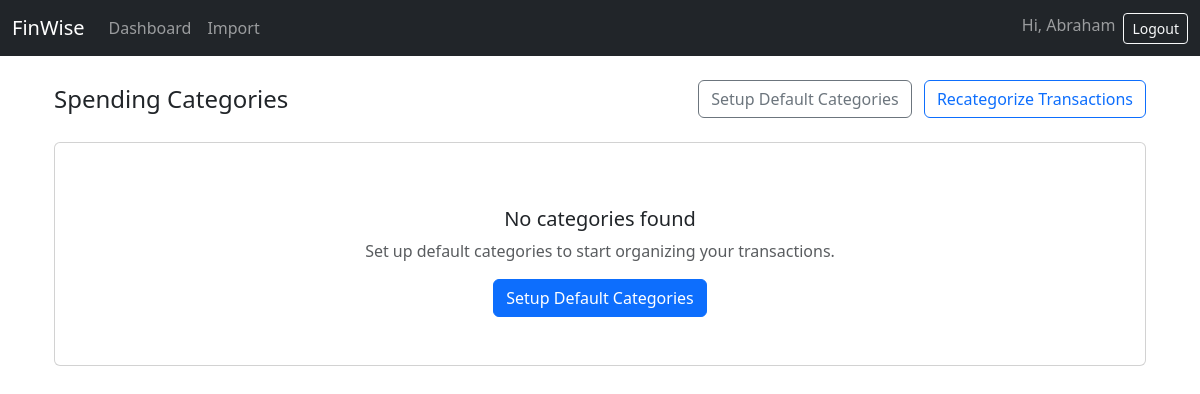
/categories/ (signed in), run on an earlier commit of the app's database.
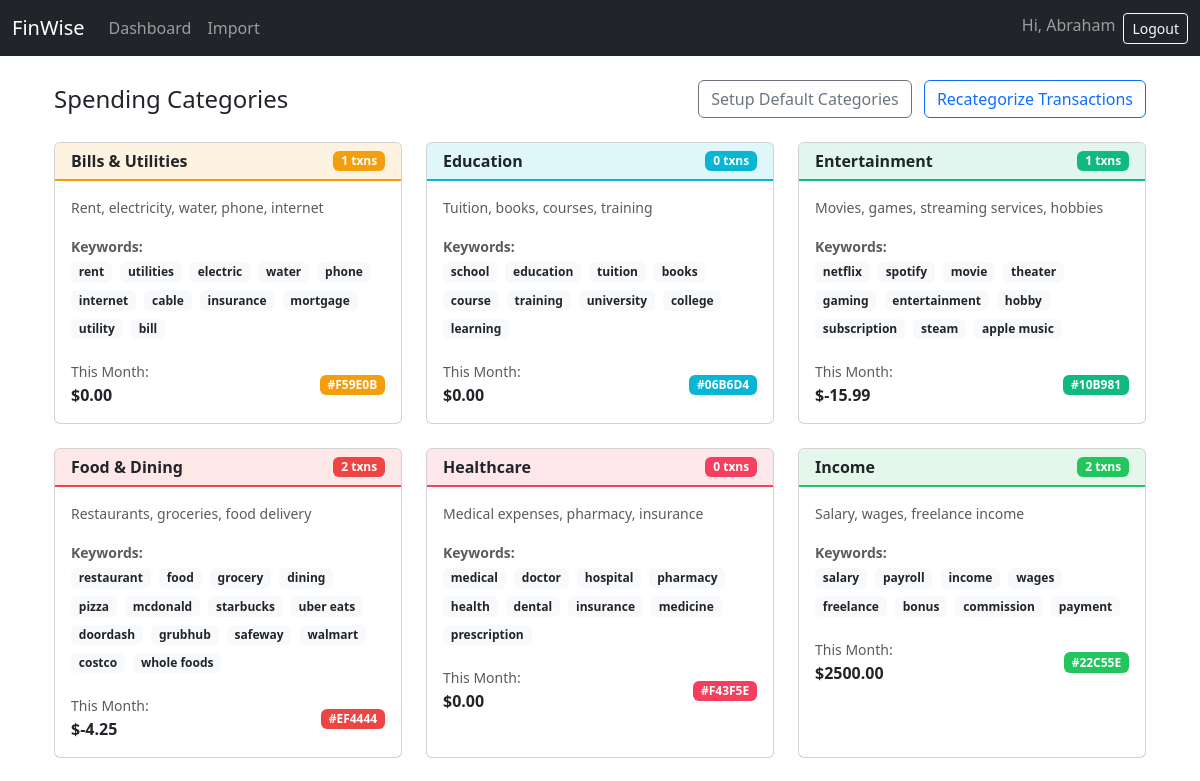
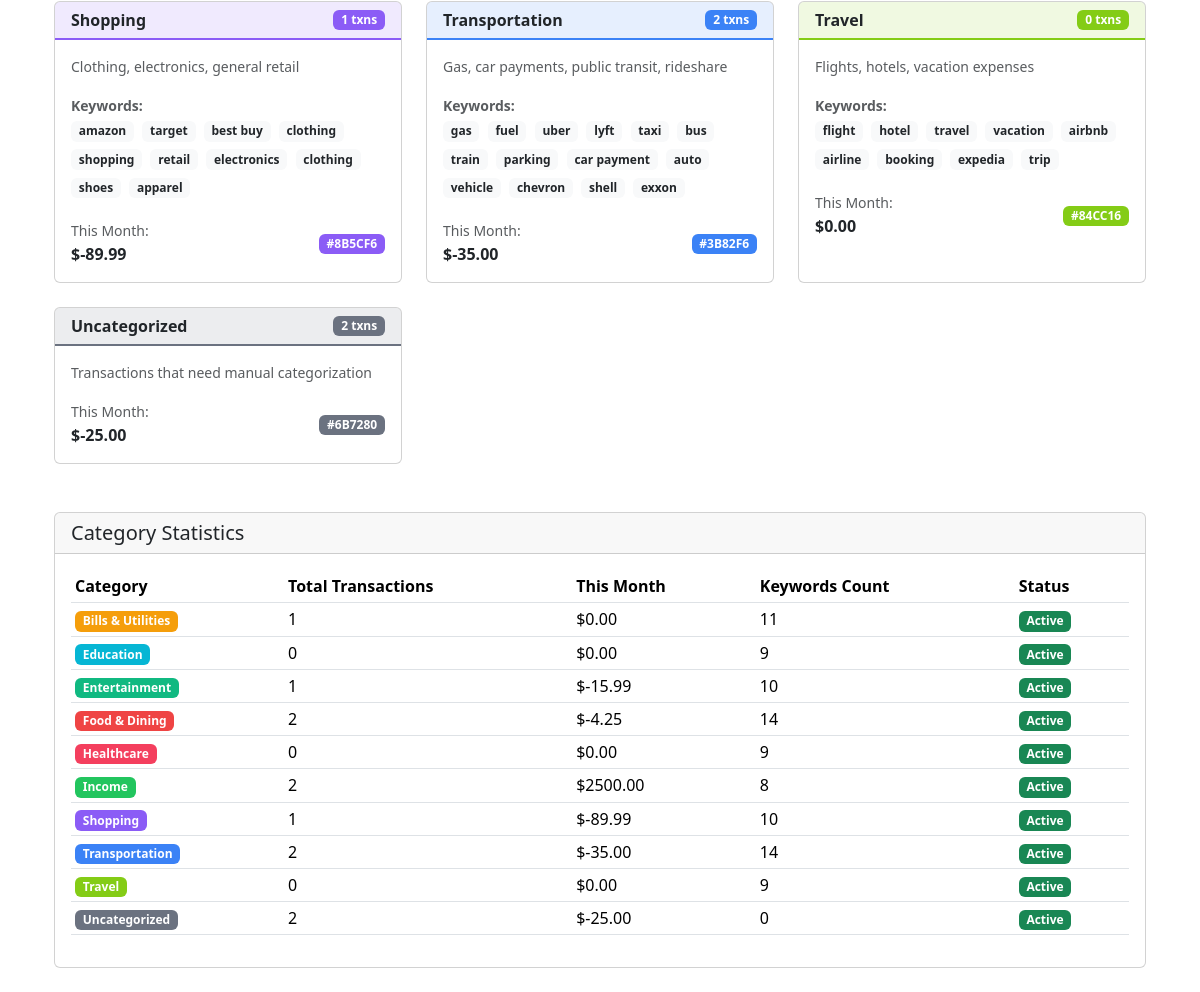
And on a later commit of the database (2 pictures, top to bottom).
### finwise_app/models.py (models this page shows, shortened)
class Category(models.Model):
	name = models.CharField(max_length=100, unique=True)
	description = models.TextField(blank=True)
	keywords = models.TextField(
		blank=True,
		help_text="Comma-separated keywords for automatic categorization"
	)
	color = models.CharField(max_length=7, default="#6366F1", help_text="Hex color code")
	is_active = models.BooleanField(default=True)
	created_at = models.DateTimeField(auto_now_add=True)
	class Meta:
		verbose_name_plural = "categories"
		ordering = ["name"]
	def get_keywords_list(self) -> list[str]:
		if not self.keywords:
			return []
		return [kw.strip().lower() for kw in self.keywords.split(",") if kw.strip()]

### finwise_app/views.py (the view)
# urls.py: path('categories/', views.categories_view, name='categories'),
@login_required
def categories_view(request):
    categories = Category.objects.filter(is_active=True).order_by('name')
    category_stats = {}
    for category in categories:
        category_stats[category.id] = {
            'transaction_count': category.transactions.count(),
            'recent_amount': category.transactions.filter(
                posted_date__gte=date.today().replace(day=1)
            ).aggregate(total=Sum('amount'))['total'] or Decimal('0')
        }
    return render(request, 'finwise_app/categories.html', {
        'categories': categories,
        'category_stats': category_stats
    })

### finwise_app/templatetags/custom_filters.py (called while the page is built)
@register.filter
def lookup(dictionary, key):
    if isinstance(dictionary, dict):
        return dictionary.get(key, {})
    return None

### finwise_app/templates/finwise_app/categories.html (shortened to what this page needs)
{% extends 'finwise_app/base.html' %}
{% load custom_filters %}
{% block content %}
<div class="container-fluid">
  <div class="row">
    <div class="col-12">
      <div class="d-flex justify-content-between align-items-center mb-4">
        <h2 class="h4 mb-0">Spending Categories</h2>
        <div>
          <form method="post" action="{% url 'setup_default_categories' %}" style="display: inline;">
            <button type="submit" class="btn btn-outline-secondary me-2">
               Setup Default Categories
            </button>
          </form>
          <form method="post" action="{% url 'recategorize_transactions' %}" style="display: inline;">
            <button type="submit" class="btn btn-outline-primary">
               Recategorize Transactions
            </button>
          </form>
        </div>
      </div>
      <div class="row">
        {% for category in categories %}
        <div class="col-md-6 col-lg-4 mb-4">
          <div class="card h-100">
            <div class="card-header d-flex justify-content-between align-items-center"
                 style="background-color: {{ category.color }}20; border-bottom: 2px solid {{ category.color }};">
              <h6 class="mb-0 fw-bold">{{ category.name }}</h6>
              <span class="badge" style="background-color: {{ category.color }}; color: white;">
                {% with stats=category_stats|lookup:category.id %}
                  {{ stats.transaction_count|default:0 }} txns
                {% endwith %}
              </span>
            </div>
            <div class="card-body">
              {% if category.description %}
              <p class="card-text text-muted small">{{ category.description }}</p>
              {% endif %}
              {% if category.keywords %}
              <div class="mb-3">
                <small class="text-muted fw-bold">Keywords:</small><br>
                {% for keyword in category.get_keywords_list %}
                  <span class="badge bg-light text-dark me-1 mb-1">{{ keyword }}</span>
                {% endfor %}
              </div>
              {% endif %}
              <div class="d-flex justify-content-between align-items-center">
                <div>
                  <small class="text-muted">This Month:</small><br>
                  {% with stats=category_stats|lookup:category.id %}
                    <strong>${{ stats.recent_amount|default:0|floatformat:2 }}</strong>
                  {% endwith %}
                </div>
                <div>
                  <span class="badge" style="background-color: {{ category.color }}; color: white;">
                    {{ category.color }}
                  </span>
                </div>
              </div>
            </div>
          </div>
        </div>
        {% empty %}
        <div class="col-12">
          <div class="card">
            <div class="card-body text-center py-5">
              <h5 class="mt-3">No categories found</h5>
              <p class="text-muted">Set up default categories to start organizing your transactions.</p>
              <form method="post" action="{% url 'setup_default_categories' %}">
                <button type="submit" class="btn btn-primary">
                   Setup Default Categories
                </button>
              </form>
            </div>
          </div>
        </div>
        {% endfor %}
      </div>
      {% if categories %}
      <div class="card mt-4">
        <div class="card-header">
          <h5 class="mb-0">Category Statistics</h5>
        </div>
        <div class="card-body">
          <div class="table-responsive">
            <table class="table table-sm">
              <thead>
                <tr>
                  <th>Category</th>
                  <th>Total Transactions</th>
                  <th>This Month</th>
                  <th>Keywords Count</th>
                  <th>Status</th>
                </tr>
              </thead>
              <tbody>
                {% for category in categories %}
                <tr>
                  <td>
                    <span class="badge" style="background-color: {{ category.color }}; color: white;">
                      {{ category.name }}
                    </span>
                  </td>
                  <td>
                    {% with stats=category_stats|lookup:category.id %}
                      {{ stats.transaction_count|default:0 }}
                    {% endwith %}
                  </td>
                  <td>
                    {% with stats=category_stats|lookup:category.id %}
                      ${{ stats.recent_amount|default:0|floatformat:2 }}
                    {% endwith %}
                  </td>
                  <td>{{ category.get_keywords_list|length }}</td>
                  <td>
                    {% if category.is_active %}
                      <span class="badge bg-success">Active</span>
                    {% else %}
                      <span class="badge bg-secondary">Inactive</span>
                    {% endif %}
                  </td>
                </tr>
                {% endfor %}
              </tbody>
            </table>
          </div>
        </div>
      </div>
      {% endif %}
    </div>
  </div>
</div>
{% endblock %}

### finwise_app/templates/finwise_app/base.html (shortened to what this page needs)
<!doctype html>
<html lang="en">
  <head>
    <link href="https://cdn.jsdelivr.net/npm/bootstrap@5.3.3/dist/css/bootstrap.min.css" rel="stylesheet">
  </head>
  <body>
    <nav class="navbar navbar-expand-lg navbar-dark bg-dark">
      <div class="container-fluid">
        <a class="navbar-brand" href="{% url 'home' %}">FinWise</a>
        <div class="collapse navbar-collapse" id="navbarNav">
          <ul class="navbar-nav me-auto mb-2 mb-lg-0">
            <li class="nav-item"><a class="nav-link" href="{% url 'dashboard' %}">Dashboard</a></li>
            <li class="nav-item"><a class="nav-link" href="{% url 'import_transactions' %}">Import</a></li>
          </ul>
          <ul class="navbar-nav">
            {% if request.user.is_authenticated %}
              <li class="nav-item"><span class="navbar-text me-2">Hi, {{ request.user.username }}</span></li>
              <li class="nav-item">
                <form method="post" action="{% url 'logout' %}">
                  <button class="btn btn-outline-light btn-sm" type="submit">Logout</button>
                </form>
              </li>
            {% else %}
              <li class="nav-item me-2"><a class="btn btn-outline-light btn-sm" href="{% url 'login' %}">Login</a></li>
              <li class="nav-item"><a class="btn btn-warning btn-sm" href="{% url 'register' %}">Register</a></li>
            {% endif %}
          </ul>
        </div>
      </div>
    </nav>
    <main class="container my-4">
      {% block content %}{% endblock %}
    </main>
  </body>
  </html>

What changed in the data, as far as the page shows it:
added Category: name "Bills & Utilities", transaction_count "1", description "Rent, electricity, water, phone, internet", get_keywords_list "rent" "utilities" "electric" "water" "phone" "internet" "cable" "insurance" "mortgage" "utility" "bill", recent_amount "0.00", color "#F59E0B", get_keywords_list|length "11", shows "Active"
added Category: name "Education", transaction_count "0", description "Tuition, books, courses, training", get_keywords_list "school" "education" "tuition" "books" "course" "training" "university" "college" "learning", recent_amount "0.00", color "#06B6D4", get_keywords_list|length "9", is_active "Active"
added Category: name "Entertainment", transaction_count "1", description "Movies, games, streaming services, hobbies", get_keywords_list "netflix" "spotify" "movie" "theater" "gaming" "entertainment" "hobby" "subscription" "steam" "apple music", recent_amount "-15.99", color "#10B981", get_keywords_list|length "10", shows "Active"
added Category: name "Food & Dining", transaction_count "2", description "Restaurants, groceries, food delivery", get_keywords_list "restaurant" "food" "grocery" "dining" "pizza" "mcdonald" "starbucks" "uber eats" "doordash" "grubhub" "safeway" "walmart" "costco" "whole foods", recent_amount "-4.25", color "#EF4444", get_keywords_list|length "14", is_active "Active"
added Category: name "Healthcare", transaction_count "0", description "Medical expenses, pharmacy, insurance", get_keywords_list "medical" "doctor" "hospital" "pharmacy" "health" "dental" "insurance" "medicine" "prescription", recent_amount "0.00", color "#F43F5E", get_keywords_list|length "9", is_active "Active"
added Category: name "Income", transaction_count "2", description "Salary, wages, freelance income", get_keywords_list "salary" "payroll" "income" "wages" "freelance" "bonus" "commission" "payment", recent_amount "2500.00", color "#22C55E", get_keywords_list|length "8", is_active "Active"
added Category: name "Shopping", transaction_count "1", description "Clothing, electronics, general retail", get_keywords_list "amazon" "target" "best buy" "clothing" "shopping" "retail" "electronics" "clothing" "shoes" "apparel", recent_amount "-89.99", color "#8B5CF6", get_keywords_list|length "10", shows "Active"
added Category: name "Transportation", transaction_count "2", description "Gas, car payments, public transit, rideshare", get_keywords_list "gas" "fuel" "uber" "lyft" "taxi" "bus" "train" "parking" "car payment" "auto" "vehicle" "chevron" "shell" "exxon", recent_amount "-35.00", color "#3B82F6", get_keywords_list|length "14", is_active "Active"
added Category: name "Travel", transaction_count "0", description "Flights, hotels, vacation expenses", get_keywords_list "flight" "hotel" "travel" "vacation" "airbnb" "airline" "booking" "expedia" "trip", recent_amount "0.00", color "#84CC16", get_keywords_list|length "9", is_active "Active"
added Category: name "Uncategorized", transaction_count "2", description "Transactions that need manual categorization", recent_amount "-25.00", color "#6B7280", get_keywords_list|length "0", is_active "Active"
Also different on the page:
text no longer shown: "No categories found Set up default categories to start organizing your transactions. Setup Default Categories"
text now shown: "Category Statistics Category Total Transactions This Month Keywords Count Status"
